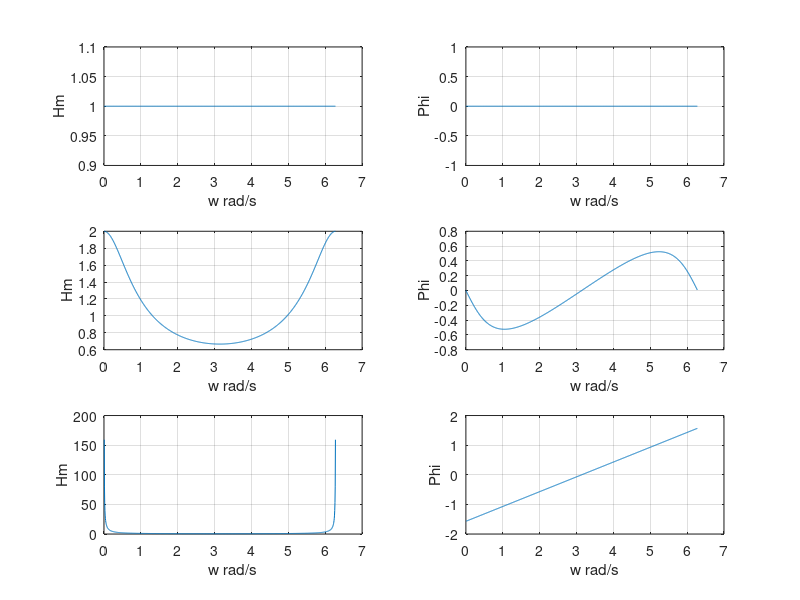

The MATLAB source for this figure:
b=[1 0];
k=0;
a=[1 -k];
[H,w]=freqz(b,a,1000,'whole');
Hm=abs(H);
subplot(321);
plot(w,Hm),grid on;
xlabel('w rad/s'),ylabel('Hm');
Hp=angle(H);
subplot(322);
plot(w,Hp),grid on;
xlabel('w rad/s'),ylabel('Phi');
k=0.5;
a=[1 -k];
[H,w]=freqz(b,a,1000,'whole');
Hm=abs(H);
subplot(323);
plot(w,Hm),grid on;
xlabel('w rad/s'),ylabel('Hm');
Hp=angle(H);
subplot(324);
plot(w,Hp),grid on;
xlabel('w rad/s'),ylabel('Phi');
k=1;
a=[1 -k];
[H,w]=freqz(b,a,1000,'whole');
Hm=abs(H);
subplot(325);
plot(w,Hm),grid on;
xlabel('w rad/s'),ylabel('Hm');
Hp=angle(H);
subplot(326);
plot(w,Hp),grid on;
xlabel('w rad/s'),ylabel('Phi');